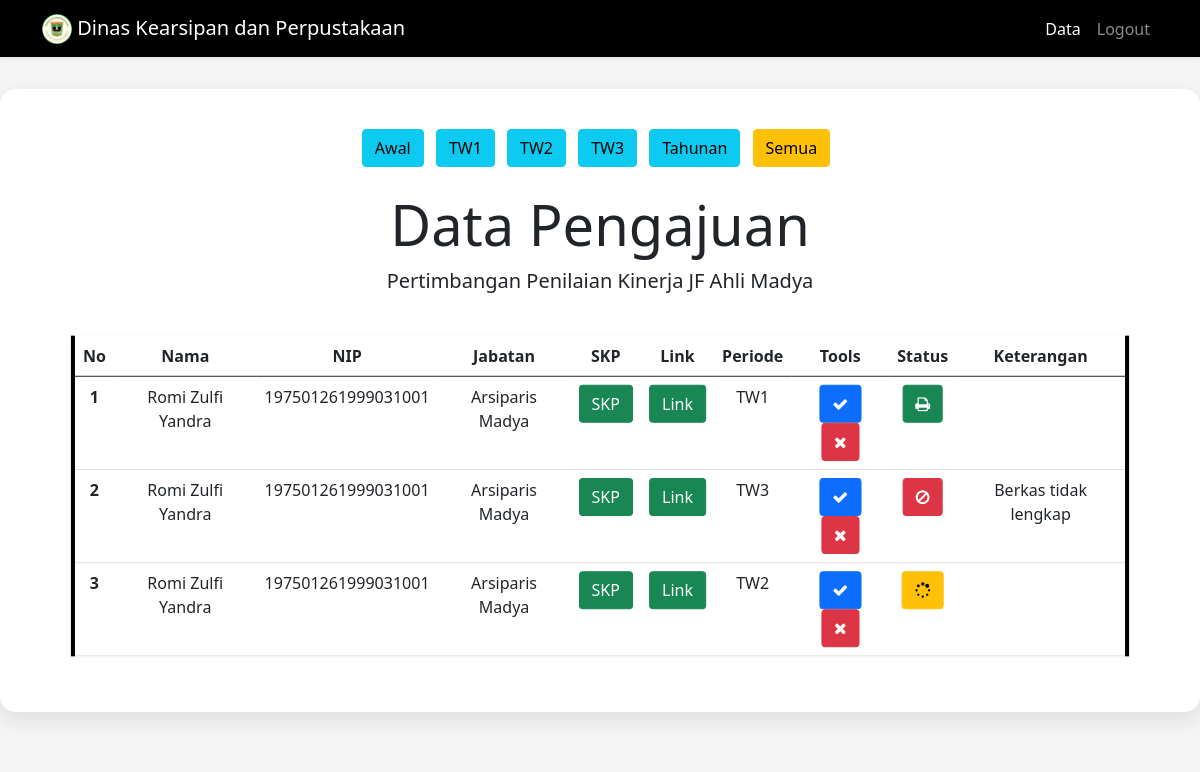
The app's page /data.php (signed in) with its own data.
### tables this page shows
CREATE TABLE `data` (
  `Nomor` int(100) NOT NULL,
  `Nama` varchar(100) NOT NULL,
  `NIP` bigint(100) NOT NULL,
  `Jabatan` varchar(100) NOT NULL,
  `Bidang` varchar(100) NOT NULL,
  `Kabid` varchar(100) NOT NULL,
  `SKP` longblob NOT NULL,
  `Link` varchar(300) NOT NULL,
  `Periode` enum('Awal','TW1','TW2','TW3','Tahunan') NOT NULL,
  `status` enum('pending','disetujui','revisi') DEFAULT NULL,
  `komentar` text NOT NULL,
  `tanggal` datetime DEFAULT current_timestamp()
);

### data.php (the view, shortened to what this page needs)
<?php
include "koneksi.php";
$periodeFilter = $_GET['periode'] ?? '';
function isAktif($val) {
  global $periodeFilter;
  return ($periodeFilter == $val) ? 'btn-warning' : 'btn-info';
}
?>
<!DOCTYPE html>
<html lang="en">
  <head>
    <link href="https://cdn.jsdelivr.net/npm/bootstrap@5.0.2/dist/css/bootstrap.min.css" rel="stylesheet" />
    <link rel="stylesheet" href="https://stackpath.bootstrapcdn.com/font-awesome/4.7.0/css/font-awesome.min.css">
    <link rel="stylesheet" href="style.css" />
  </head>
  <body style="background-color: whitesmoke">
    <nav class="navbar navbar-expand-lg navbar-dark shadow-sm" style="background-color: black">
      <div class="container">
        <a class="navbar-brand" href="#"><img src="dap.png" alt="" width="30" height="30" class="d-inline-block align-text-top" /> Dinas Kearsipan dan Perpustakaan</a>
        <div class="collapse navbar-collapse" id="navbarNav">
          <ul class="navbar-nav ms-auto">
            <li class="nav-item"><a class="nav-link active" href="#">Data</a></li>
            <li class="nav-item"><a class="nav-link" href="logout.php">Logout</a></li>
          </ul>
        </div>
      </div>
    </nav>
    <section class="jumbotron text-center">
      <div class="card-custom mx-auto" style="max-width: 1500px;">
        <div class="mb-4">
          <a class="btn <?php echo isAktif('awal'); ?> me-2" href="?periode=awal">Awal</a>
          <a class="btn <?php echo isAktif('tw1'); ?> me-2" href="?periode=tw1">TW1</a>
          <a class="btn <?php echo isAktif('tw2'); ?> me-2" href="?periode=tw2">TW2</a>
          <a class="btn <?php echo isAktif('tw3'); ?> me-2" href="?periode=tw3">TW3</a>
          <a class="btn <?php echo isAktif('tahunan'); ?> me-2" href="?periode=tahunan">Tahunan</a>
          <a class="btn <?php echo ($periodeFilter == '') ? 'btn-warning' : 'btn-info'; ?> me-2" href="data.php">Semua</a>
        </div>
        <h1 class="display-4">Data Pengajuan</h1>
        <p class="lead">Pertimbangan Penilaian Kinerja JF Ahli Madya</p><br>
        <div style="padding-left: 2rem; padding-right: 2rem">
          <table class="table table-hover table-stripped">
            <thead>
              <tr>
                <th>No</th>
                <th>Nama</th>
                <th>NIP</th>
                <th>Jabatan</th>
                <th>SKP</th>
                <th>Link</th>
                <th>Periode</th>
                <th>Tools</th>
                <th>Status</th>
                <th>Keterangan</th>
              </tr>
            </thead>
            <tbody>
            <?php
            $bidang = '';
            if ($_SESSION['username'] == '196707241999031006') $bidang = 'Kearsipan';
            $sql = "SELECT * FROM data WHERE Bidang = '$bidang'";
            $query_mysqli = mysqli_query($connect, $sql) or die(mysqli_error($connect));
            $Nomor = 1;
            while($pecah = mysqli_fetch_array($query_mysqli)){
            ?>
              <tr>
                <th scope="row"><?php echo $Nomor++; ?></th>
                <td><?php echo $pecah['Nama']; ?></td>
                <td><?php echo $pecah['NIP']; ?></td>
                <td><?php echo $pecah['Jabatan']; ?></td>
                <td><a class="btn btn-success" href="skp.php?Nomor=<?php echo $pecah['Nomor']; ?>" target="_blank">SKP</a></td>
                <td>
                  <?php if (strtolower($pecah['Periode']) !== 'awal'): ?>
                    <a class="btn btn-success" href="<?php echo $pecah['Link']; ?>" target="_blank">Link</a>
                  <?php else: ?>
                    <a class="btn btn-warning" href="#"><i class="fa fa-chain-broken"></i></a>
                  <?php endif; ?>
                </td>
                <td><?php echo $pecah['Periode']; ?></td>
                <td>
                  <?php $status = $pecah['status']; $isFinalStatus = ($status == 'disetujui' || $status == 'revisi'); ?>
                  <a href="acc.php?id=<?php echo $pecah['Nomor']; ?>&status=disetujui" class="btn btn-primary <?php echo $isFinalStatus ? 'disabled-link' : ''; ?>" onclick="return <?php echo $isFinalStatus ? 'false' : 'confirm(\'Apakah Anda yakin ingin menyetujui data ini?\')'; ?>;"><i class="fa fa-check"></i></a>
                  <a href="revisi.php?id=<?php echo $pecah['Nomor']; ?>&status=revisi" class="btn btn-danger <?php echo $isFinalStatus ? 'disabled-link' : ''; ?>" onclick="return <?php echo $isFinalStatus ? 'false' : 'confirm(\'Apakah Anda yakin ingin menolak data ini?\')'; ?>;"><i class="fa fa-times"></i></a>
                </td>
                <td>
                  <?php if (strtolower($status) == 'disetujui'): ?>
                    <a class="btn btn-success" href="surat.php?Nomor=<?php echo $pecah['Nomor']; ?>" target="_blank"><i class="fa fa-print"></i></a>
                  <?php elseif (strtolower($status) == 'revisi'): ?>
                    <a class="btn btn-danger" href="#" onclick="showKomentarForm(<?php echo $pecah['Nomor']; ?>)"><i class="fa fa-ban"></i></a>
                  <?php else: ?>
                    <a class="btn btn-warning" href="#"><i class="fa fa-spinner"></i></a>
                  <?php endif; ?>
                </td>
                <td><?php echo $pecah['komentar']; ?></td>
              </tr>
            <?php } ?>
            </tbody>
          </table>
        </div>
      </div>
    </section>
  </body>
</html>

### style.css (style rules this page uses)
.jumbotron { padding-top: 2rem; background-color: whitesmoke; padding-bottom: 2rem; }
.table-hover { box-shadow: 0 2px 8px rgba(0, 0, 0, 0.05); transform: scale(1.002); border-left: 4px solid black; border-right: 4px solid black; cursor: pointer; }
.card-custom { background-color: #fff; border-radius: 16px; box-shadow: 0 8px 24px rgba(0, 0, 0, 0.1); padding: 40px; }

### records on screen
data: Nama "Romi Zulfi Yandra", NIP "197501261999031001", Jabatan "Arsiparis Madya", Periode "TW1"
data: Nama "Romi Zulfi Yandra", NIP "197501261999031001", Jabatan "Arsiparis Madya", Periode "TW3", komentar "Berkas tidak lengkap"
data: Nama "Romi Zulfi Yandra", NIP "197501261999031001", Jabatan "Arsiparis Madya", Periode "TW2"
